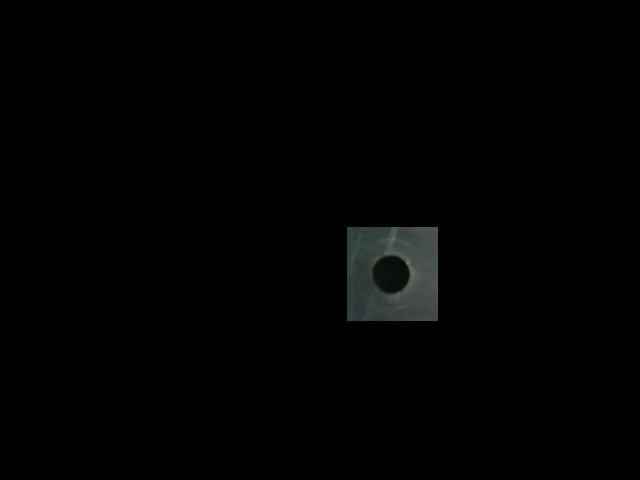
#> input picture example_jpgs/differenthole.jpg, 640 x 480 px
$ python sobel_filter.py --image_dir example_jpgs --output_dir out   (older library calls are emulated)
#> lines starting #> are read from the running program, lines starting #| are printed output that depends on the picture
import argparse
import os
import time

import cv2

# Construct the argument parser and parse the arguments
ap = argparse.ArgumentParser()
ap.add_argument(
    "-i", "--image_dir", required=True, help="path to the directory containing the images"
)
ap.add_argument(
    "-o",
    "--output_dir",
    required=True,
    help="path to the directory where the edge detected images will be saved",
)
ap.add_argument(
    "-k", "--kernel_size", default=5, help="Size of the kernel to be used by the Sobel filter"
)
args = vars(ap.parse_args())

# Get the paths to the input and output directories
image_dir = args["image_dir"]
output_dir = args["output_dir"]
kernel_size = int(args["kernel_size"])

# Create the output directory if it does not already exist
os.makedirs(output_dir, exist_ok=True)

total_time = 0
# Loop through all the images in the input directory
for filename in os.listdir(image_dir):
    # Load the image
    image = cv2.imread(os.path.join(image_dir, filename))
#> image is the input picture: shape (480, 640, 3); mean B, G, R 1.7, 1.8, 1.5

    # Convert the image to grayscale
    gray = cv2.cvtColor(image, cv2.COLOR_BGR2GRAY)

    start_time = time.time()
    # Apply Sobel edge detection
    filtered = cv2.bilateralFilter(gray, 9, 150, 150)
    edges = cv2.Sobel(filtered, cv2.CV_64F, 1, 1, ksize=kernel_size)
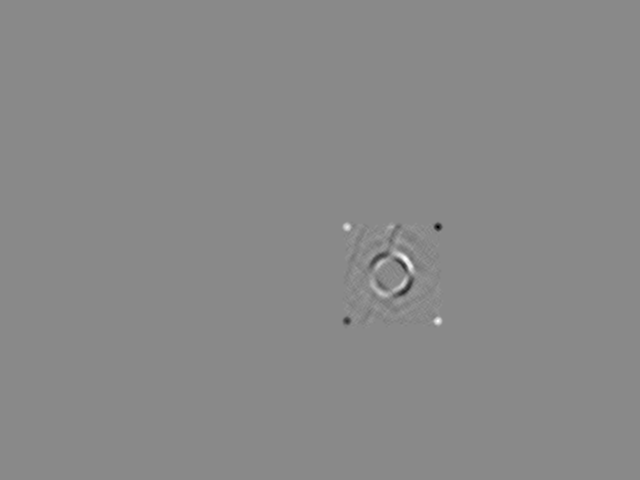
#> edges: shape (480, 640) float64; min -158, max 136, mean 0; drawn with min black and max white

    end_time = time.time()
    total_time += end_time - start_time
    # Save the edge detected image to the output directory
    cv2.imwrite(os.path.join(output_dir, filename), edges)
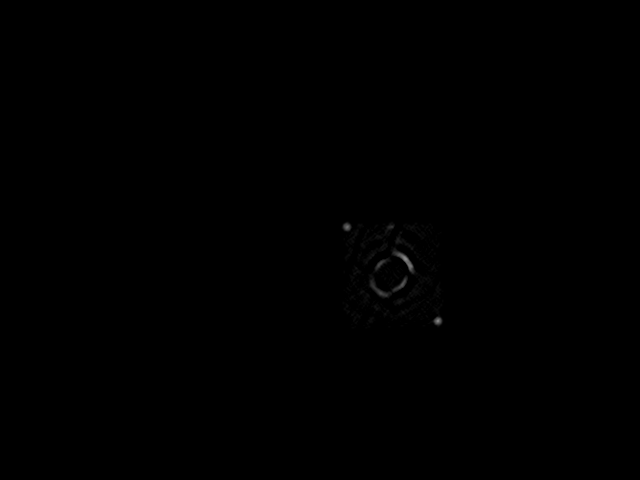
#> saved as differenthole.jpg: shape (480, 640); min 0, max 136, mean 0.2
#> pass 2 of the loop `for filename in os.listdir(image_dir):`:
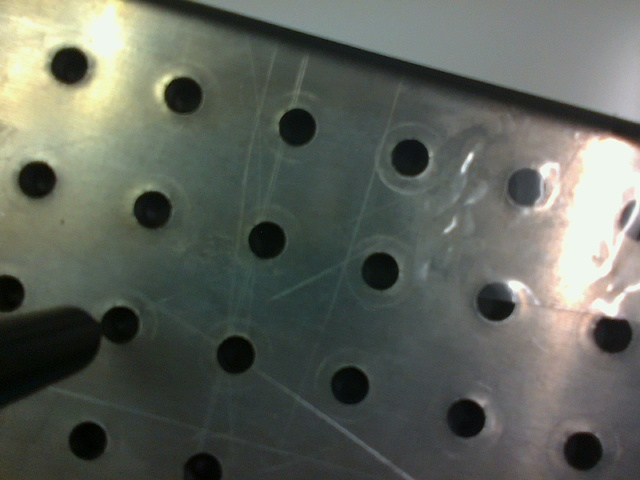
#> input picture example_jpgs/frame0000.jpg, 640 x 480 px
#> image is the input picture: shape (480, 640, 3); mean B, G, R 91.4, 100, 95.1
#> `edges = cv2.Sobel(filtered, cv2.CV_64F, 1, 1, ksize=kernel_size)`:
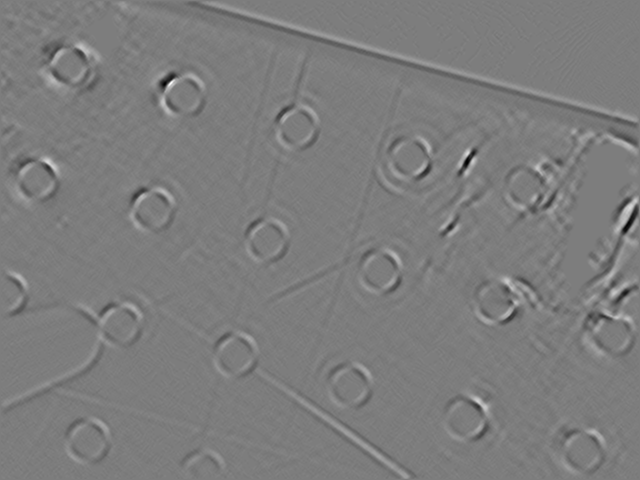
#> edges: shape (480, 640) float64; min -282, max 293, mean 0; drawn with min black and max white
#> `cv2.imwrite(os.path.join(output_dir, filename), edges)`:
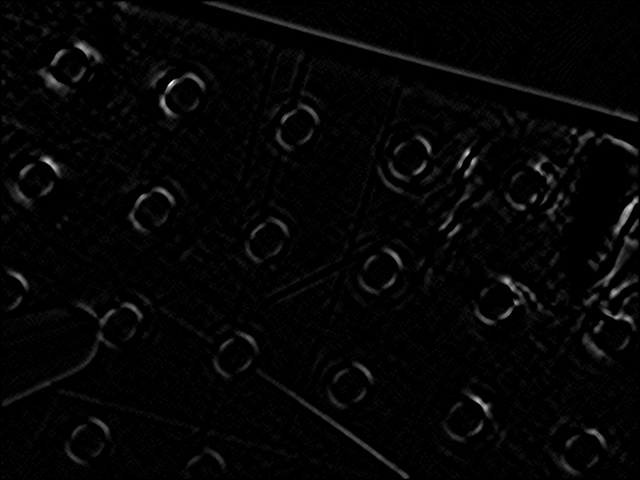
#> saved as frame0000.jpg: shape (480, 640); min 0, max 255, mean 5.2

total_images = len(os.listdir(image_dir))
average_time = total_time / total_images
print(f"Total time: {total_time}")
print(f"Total images: {total_images}")
print(f"Average time per image: {average_time}")
